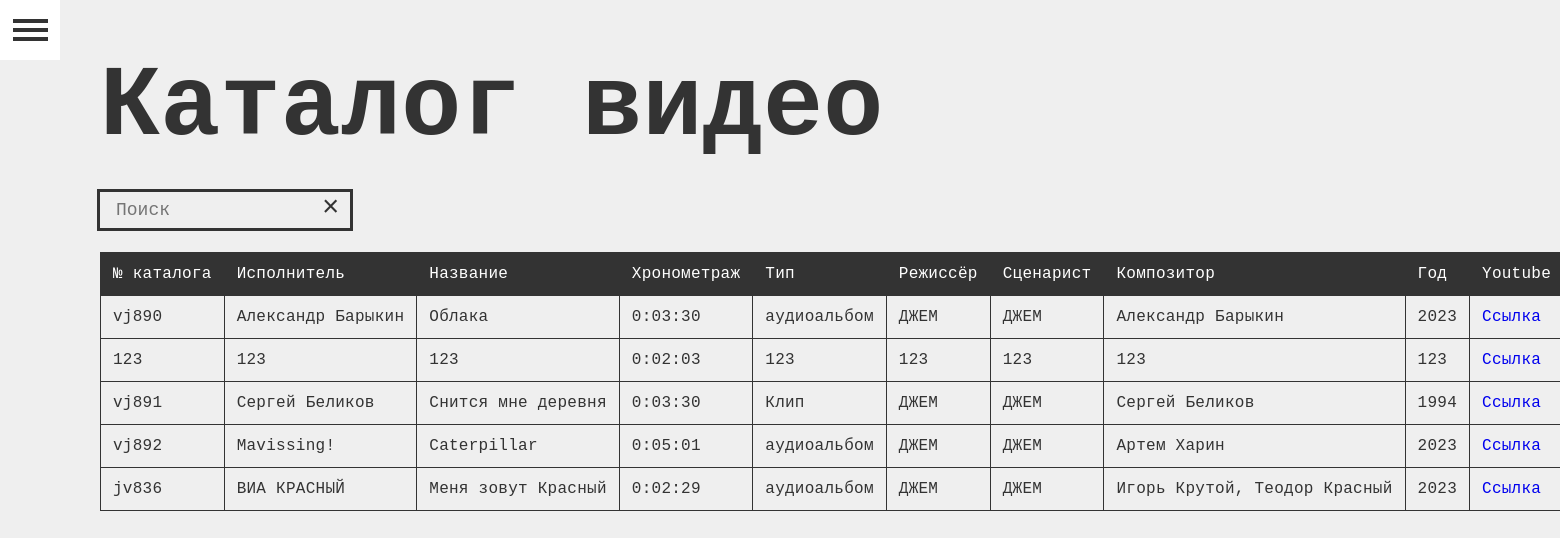
The app's page /, older data.
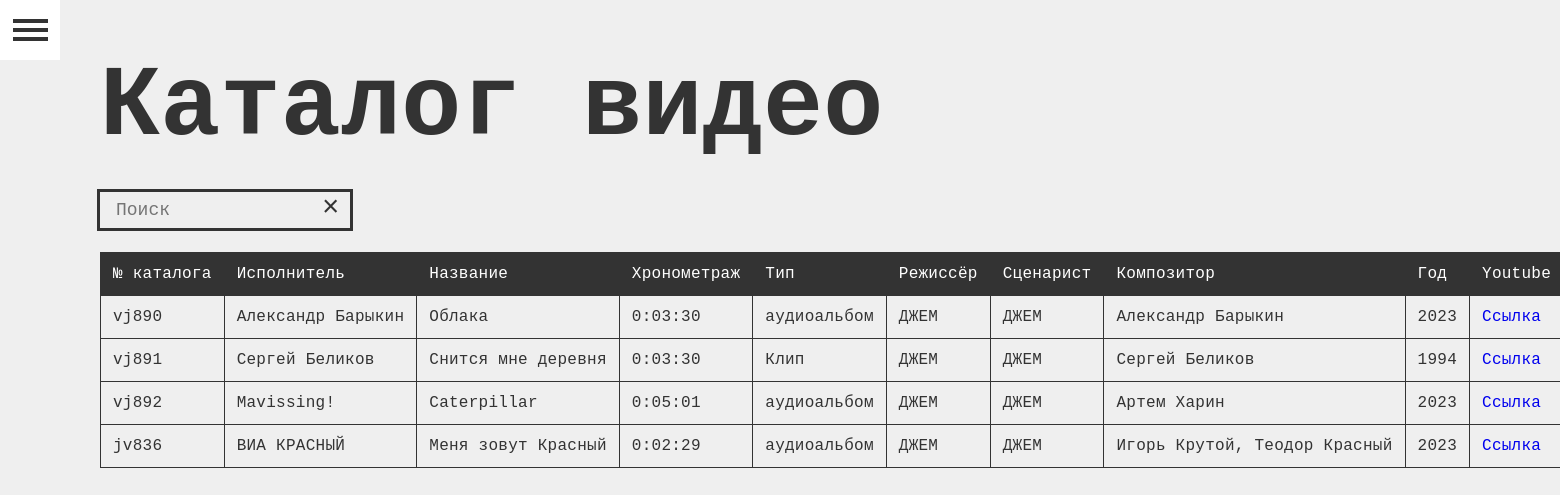
The same page, newer data.
### catalog/models.py (models this page shows, shortened)
class VideoCatalog(models.Model):
    catalog_number = models.CharField(max_length=30, verbose_name="№ каталога")
    performer = models.CharField(max_length=30, verbose_name="Исполнитель")
    title = models.CharField(max_length=30, verbose_name="Название")
    duration = models.DurationField(verbose_name="Хронометраж", blank=True, null=True)
    video_type = models.CharField(max_length=30, verbose_name="Тип", blank=True, null=True)
    director = models.CharField(max_length=30, verbose_name="Режиссёр", blank=True, null=True)
    screenwriter = models.CharField(max_length=30, verbose_name="Сценарист", blank=True, null=True)
    composer = models.CharField(max_length=30, verbose_name="Композитор", blank=True, null=True)
    year = models.PositiveIntegerField(verbose_name="Год", blank=True, null=True)
    youtube_link = models.URLField(verbose_name="Youtube", blank=True, null=True)
    rutube_link = models.URLField(verbose_name="RuTube", blank=True, null=True)
    yandex_link = models.URLField(verbose_name="Яндекс", blank=True, null=True)
    vk_link = models.URLField(verbose_name="VK", blank=True, null=True)
    zen_link = models.URLField(verbose_name="Дзен", blank=True, null=True)
    upc = models.CharField(max_length=30, verbose_name="UPC", blank=True, null=True)
    files = models.FileField(blank=True, null=True, verbose_name='Файлы')
    class Meta:
        verbose_name = "Видеокаталог"
        verbose_name_plural = "Видеокаталоги"

### catalog/views.py (the view)
# urls.py: path('', video_catalog_list, name='video_catalog_list'),
def video_catalog_list(request):
    video_catalogs = VideoCatalog.objects.all()
    return render(request, 'video_catalog_list.html', {'video_catalogs': video_catalogs})

### templates/video_catalog_list.html (shortened to what this page needs)
{% extends "base.html" %} {% load static %} {% block content %}
<div class="content-container wide">
  <h1 class="h1">Каталог видео</h1>
  <div class="search-input-wrapper">
  <input type="text" class="input search-input js-search-input" placeholder="Поиск">
    <div class="search-cross js-search-cross">×</div>
  </div>
  <table class="js-search-table" >
    <thead >
    <tr>
      <th>№ каталога</th>
      <th>Исполнитель</th>
      <th>Название</th>
      <th>Хронометраж</th>
      <th>Тип</th>
      <th>Режиссёр</th>
      <th>Сценарист</th>
      <th>Композитор</th>
      <th>Год</th>
      <th>Youtube</th>
    </tr>
    </thead>
    <tbody>
    {% for item in video_catalogs %}
    <tr>
      <td>{{ item.catalog_number }}</td>
      <td>{{ item.performer }}</td>
      <td>{{ item.title }}</td>
      <td>{{ item.duration }}</td>
      <td>{{ item.video_type }}</td>
      <td>{{ item.director }}</td>
      <td>{{ item.screenwriter }}</td>
      <td>{{ item.composer }}</td>
      <td>{{ item.year }}</td>
      <td>
        <a target="_blank" href="{{ item.youtube_link }}">Ссылка</a>
      </td>
    </tr>
    {% empty %}
    <tr>
      <td colspan="9">Нет данных.</td>
    </tr>
    {% endfor %}
    </tbody>
  </table>
</div>
{% endblock %}

### templates/base.html (shortened to what this page needs)
{% load static %}
<!DOCTYPE html>
<html>
<head>
    <link rel="stylesheet" href="{% static 'deps/css/main.css'%}">
</head>
<body>
<div class="side-menu-icon js-menu-icon">
    <img src="{% static 'deps/img/menu.svg' %}" alt="logo">
</div>
<div class="container">
    {% block content %}
    {% endblock %}
</div>
</body>
</html>

### static/deps/css/main.css (style rules this page uses)
body, html { margin: 0; font-family: monospace; letter-spacing: 0.02em; font-weight: 400; color: #333; background: #efefef; }
*, *::before, *::after { box-sizing: border-box; font-weight: 400; }
body, html { height: 100%; min-height: 100%; }
a { text-decoration: none; }
.h1 { font-size: 100px; line-height: 104px; font-weight: 600; margin-top: 32px; margin-bottom: 32px; color: #333; }
.content-container { max-width: 1028px; margin: 0 auto; padding: 24px 24px; }
.content-container.wide { max-width: 100%; padding: 24px 100px; }
input { appearance: none; border: none; box-shadow: 0px 0px 0px 3px #333; font-size: 18px; outline: none; transition: .2s; padding: 8px 16px; font-family: monospace; background: transparent; }
.side-menu-icon { cursor: pointer; left: 0; transition: .2s; display: inline-block; position: fixed; top: 0; }
td, th { border: 1px solid #333; padding: 12px; white-space: nowrap; }
th { background: #333333; color: white; }
tr { font-size: 16px; text-align: left; }
table { border-collapse: collapse; }
.search-input { width: 100%; }
.search-cross { font-size: 29px; width: 20px; position: absolute; top: 0; right: 8px; cursor: pointer; transition: .2s; }
.search-input-wrapper { width: 250px; position: relative; margin-bottom: 24px; }

Row changes from the older to the newer data that the page shows:
removed VideoCatalog: catalog_number "123", performer "123", title "123", duration "0:02:03", video_type "123", director "123", screenwriter "123", composer "123", year "123"
